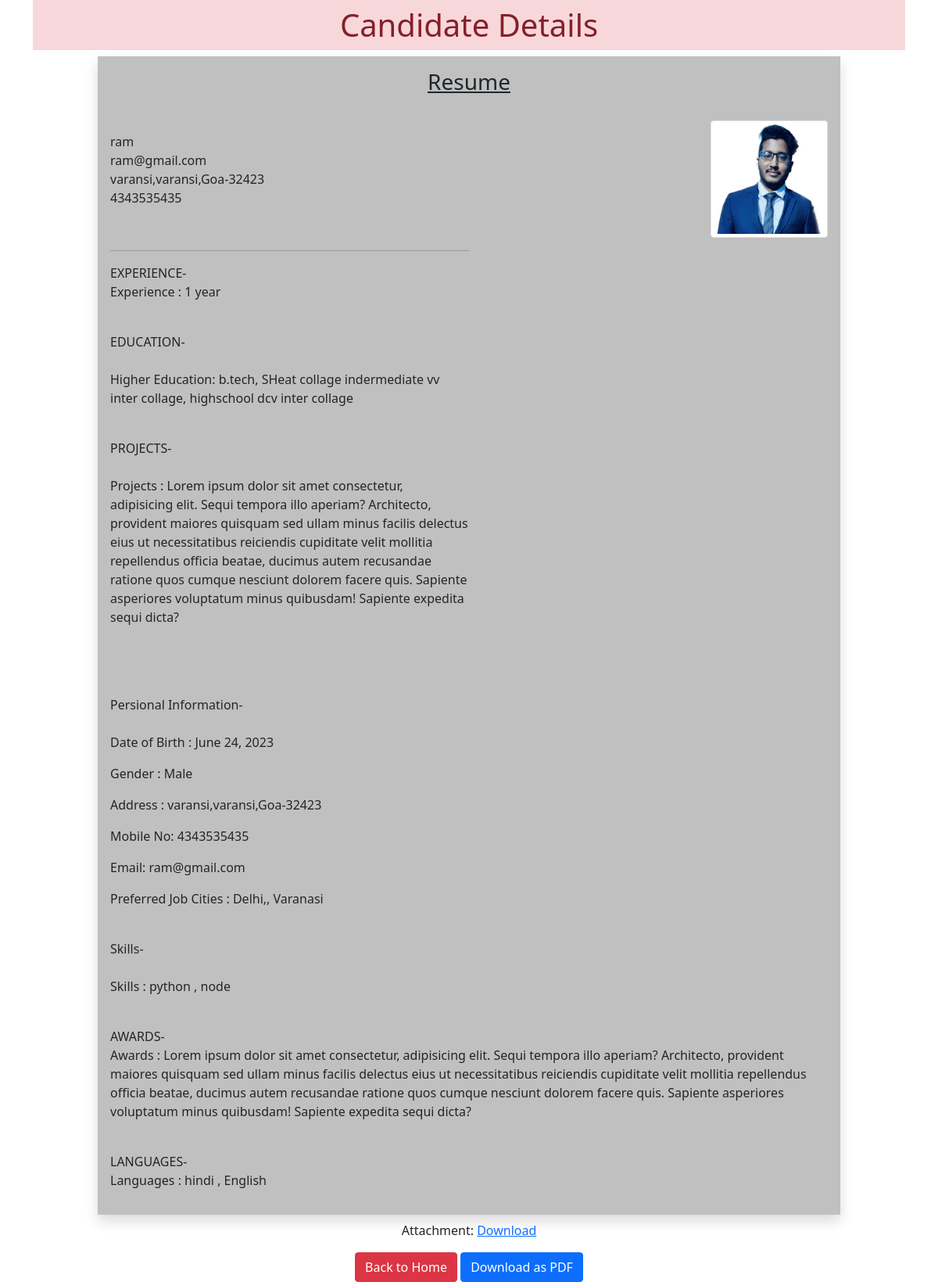
The page /1 (signed in) on the database its author committed.
### myapp/models.py (models this page shows)
class Resume(models.Model):
    name=models.CharField(max_length=100)
    dob=models.DateField(auto_now=False,auto_now_add=False)
    gender=models.CharField(max_length=50)
    locality=models.CharField(max_length=100)
    city=models.CharField(max_length=100)
    pin=models.PositiveIntegerField()
    state=models.CharField(choices=STATE_CHOICE,max_length=100)
    mobile=models.PositiveIntegerField()
    email=models.EmailField()
    job_city=models.CharField(max_length=100)
    profile_image=models.ImageField(upload_to='profileimg',blank=True)
    my_file=models.FileField(upload_to='dock',blank=True)
    experience = models.TextField(blank=True, default='')
    education = models.TextField()
    projects = models.TextField(blank=True, default='')
    skills = models.TextField()
    awards = models.TextField(blank=True, default='')
    languages = models.CharField(max_length=100)

### myapp/views.py (the view)
# urls.py: path('<int:pk>', views.CandidateView.as_view(), name='candidate'),
@method_decorator(login_required(login_url='login'), name='dispatch')
class CandidateView(View):
   def get(self,request,pk):
      candidate=Resume.objects.get(pk=pk)
      return render(request,'myapp/candidate.html',{'candidate':candidate})

### myapp/templatetags/myfilter.py (called while the page is built)
@register.filter(name='remove_spacial')
def remove_chars(value):
    value = value.replace('[', '').replace(']', '').replace("'", '')
    return value

@register.filter(name='add_comma')
def add_comma(value):
    value = value.replace(' ', ', ')
    return value

### myapp/templates/myapp/candidate.html (shortened to what this page needs)
<!DOCTYPE html>
{% load myfilter %}
{% load static %}
<html lang="en">
<head>
    <link rel="stylesheet" href="{% static 'myapp/css/style1.css' %}">
    <link href="https://cdn.jsdelivr.net/npm/bootstrap@5.0.0-beta2/dist/css/bootstrap.min.css" rel="stylesheet"
>
</head>
<body>
    <div class="pdfgenerate">
        <div class="container">
            <h1 class="alert-danger text-center p-2">Candidate Details</h1>
            <div class="row" >
                <div id="candidateBody" class="col-sm-10 shadow p-3 offset-sm-1">
                    <h3 class="text-center"><u>Resume</u></h3>
                    <div class="d-flex align-items-center">
                        {{candidate.name }}<br>
                        {{candidate.email}}<br>
                        {{ candidate.locality }},{{ candidate.city }},{{ candidate.state }}-{{ candidate.pin}}<br>
                        {{ candidate.mobile }}
                        <img src="{{ candidate.profile_image.url }}" alt="" class="img-fluid img-thumbnail mt-4"
                            width="150" height="150" style="margin-left: auto;">
                    </div>
                    <div class="float-start experience">
                        <hr>
                        EXPERIENCE-<br>
                        <p>Experience : {{ candidate.experience }}</p><br>
                        EDUCATION- <br><br>
                        <p>Higher Education: {{ candidate.education }}</p><br>
                        PROJECTS-<br><br>
                        <p>Projects : {{ candidate.projects }}</p><br>
                    </div>
                    <div class="float-end mt-5">
                        Persional Information-<br><br>
                        <p>Date of Birth : {{ candidate.dob }}</p>
                        <p>Gender : {{ candidate.gender }}</p>
                        <p>Address : {{ candidate.locality }},{{ candidate.city }},{{ candidate.state }}-{{candidate.pin }}</p>
                        <p>Mobile No: {{ candidate.mobile }}</p>
                        <p>Email: {{ candidate.email }}</p>
                        <p>Preferred Job Cities : {{ candidate.job_city|remove_spacial|add_comma }}</p><br>
                        Skills-<br><br>
                        <p>Skills : {{ candidate.skills }}</p><br>
                        AWARDS-<br>
                        <p>Awards : {{ candidate.awards }}</p><br>
                        LANGUAGES-<br>
                        <p>Languages : {{ candidate.languages }}</p>
                    </div>
                </div>
            </div>
        </div>
        <div class="text-center mt-2 ">
            <p>Attachment: <a href="{{ candidate.my_file.url }}">Download</a></p>
            <a href="home/" class="btn btn-danger">Back to Home</a>
            <a href="#" class="btn btn-primary" onclick="generatePDF()">Download as PDF</a>
        </div>
    </div>
</body>
</html>

### myapp/static/myapp/css/style1.css (style rules this page uses)
.experience { max-width: 50%; }
#candidateBody { background-color: #C0C0C0; }

### rows shown on the page
Resume: name "ram", email "ram@gmail.com", locality "varansi", city "varansi", state "Goa", pin "32423", mobile "4343535435", profile_image (picture), experience "1 year", education "b.tech, SHeat collage indermediate vv inter collage, highschool dcv inter collage", projects "Lorem ipsum dolor sit amet consectetur, adipisicing elit. Sequi tempora illo aperiam? Architecto, provident maiores quisquam sed ullam minus facilis delectus eius ut necessitatibus reiciendis cupiditate velit mollitia repellendus officia beatae, ducimus autem recusandae ratione quos cumque nesciunt dolorem facere quis. Sapiente asperiores voluptatum minus quibusdam! Sapiente expedita sequi dicta?", dob "June 24, 2023", gender "Male", job_city|remove_spacial "Delhi,, Varanasi", skills "python , node", awards "Lorem ipsum dolor sit amet consectetur, adipisicing elit. Sequi tempora illo aperiam? Architecto, provident maiores quisquam sed ullam minus facilis delectus eius ut necessitatibus reiciendis cupiditate velit mollitia repellendus officia beatae, ducimus autem recusandae ratione quos cumque nesciunt dolorem facere quis. Sapiente asperiores voluptatum minus quibusdam! Sapiente expedita sequi dicta?", languages "hindi , English"
